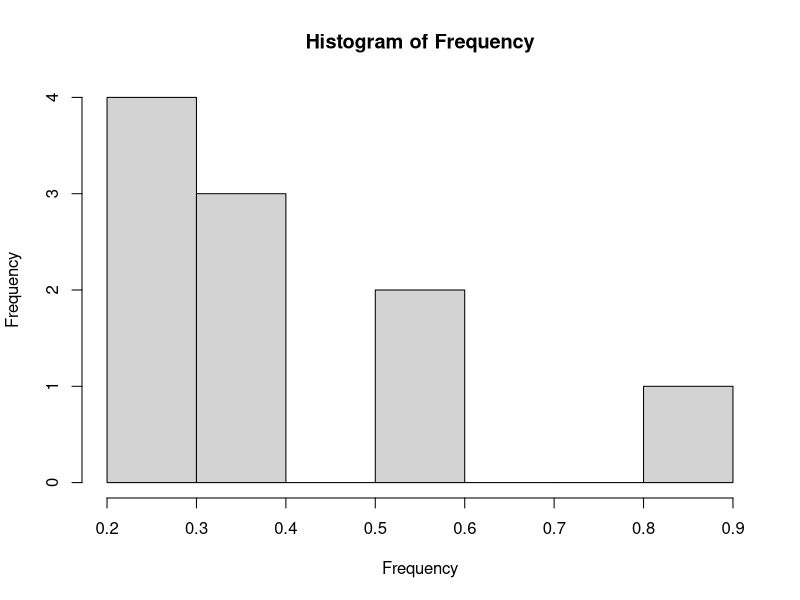
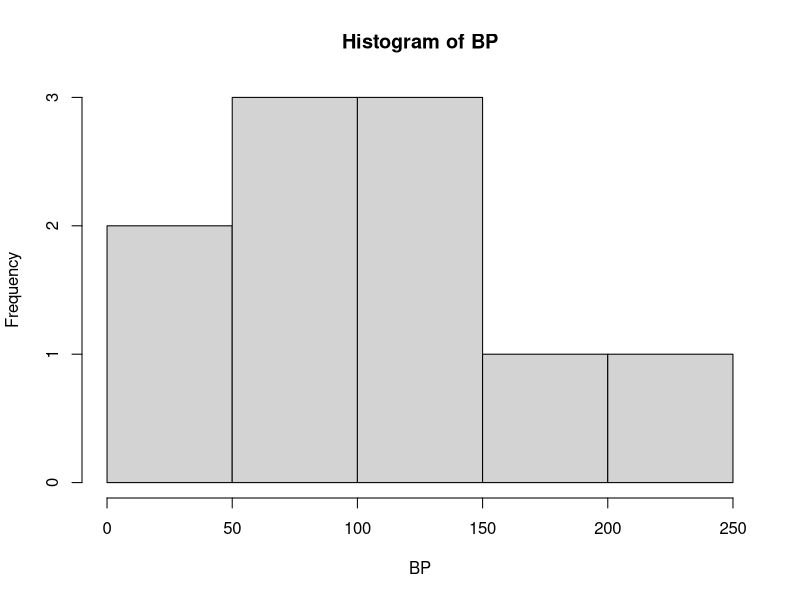
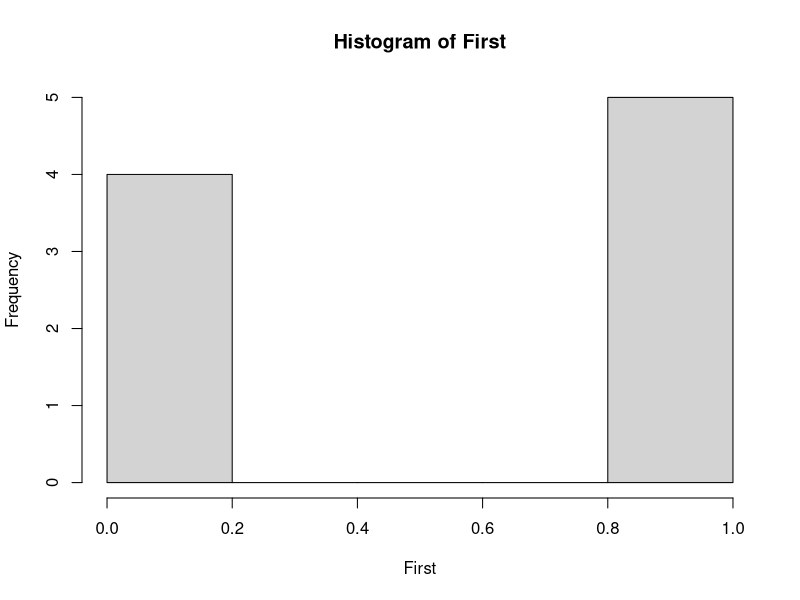
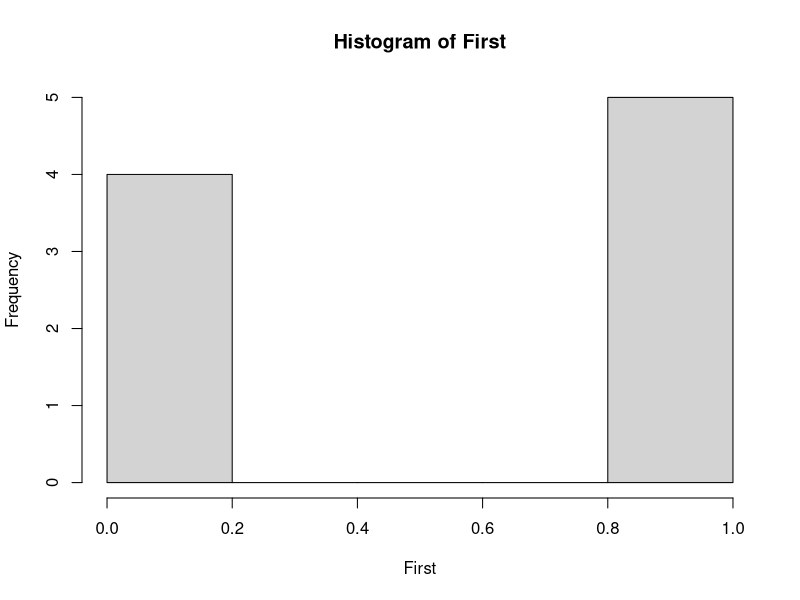
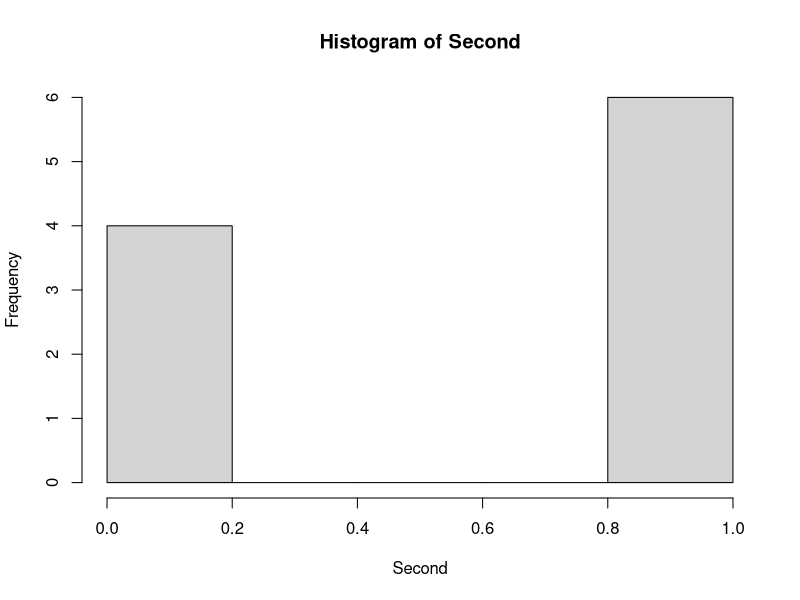
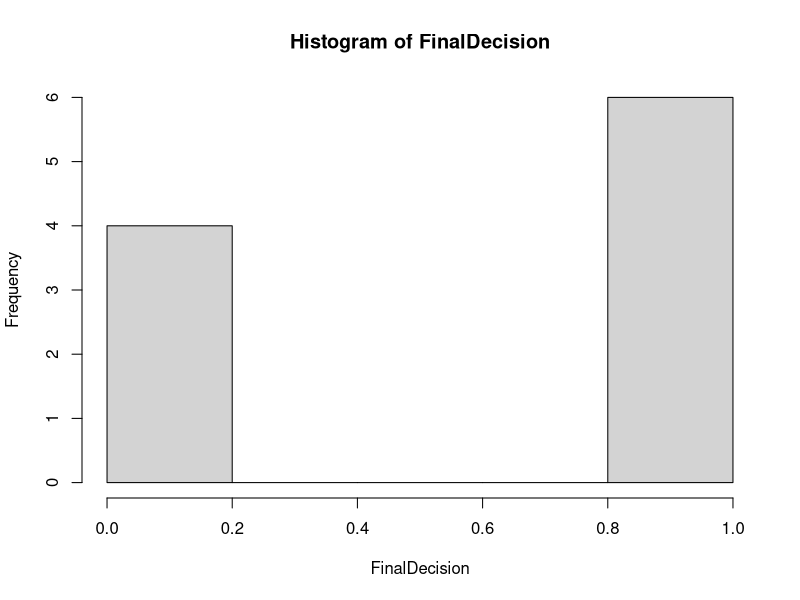

Write R code to recreate these figures, in order.
Frequency <- c(0.6, 0.3, 0.4, 0.4, 0.2, 0.6, 0.3, 0.4, 0.9, 0.2)
hospitaldata <- c("Frequency")
hist(Frequency, names=hospitaldata, horizontal = TRUE)


BP <- c(103, 87, 32, 42, 59, 109, 78, 205, 135, 176)
hospitaldata <- c("BP")
hist(BP, name=hospitaldata, horizontal = TRUE)

First <- c(1, 1, 1, 1, 0, 0, 0, 0, NA, 1)
hospitaldata <- c("First")
hist(First, name=hospitaldata, horizontal = TRUE)
hist(First, na.rn=TRUE)

Second <- c(0, 0, 1, 1, 0, 0, 1, 1, 1, 1)
hospitaldata <- c("Second")
hist(Second, name=hospitaldata, horizontal = TRUE)

FinalDecision <- c(0, 1, 0, 1, 0, 1, 0, 1, 1, 1)
hospitaldata <- c("FinalDecision")
hist(FinalDecision, name=hospitaldata, horizontal = TRUE)


